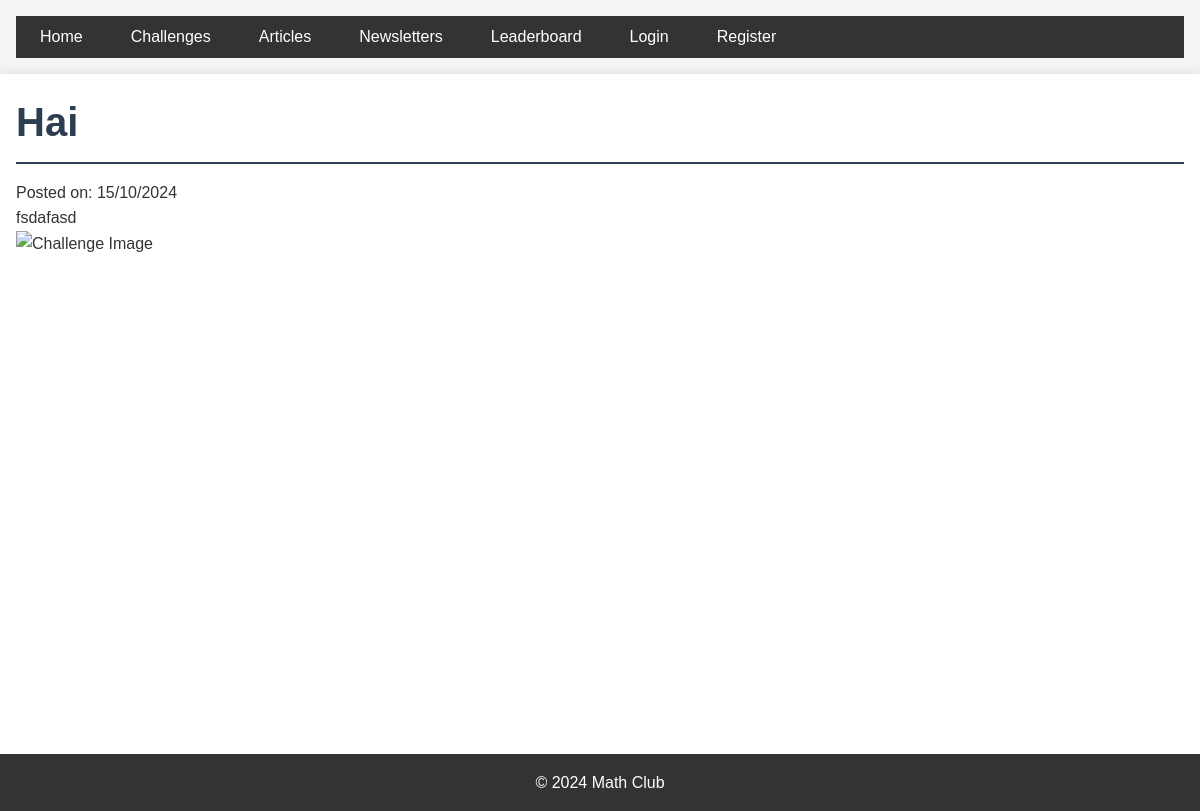
The page /challenge/2 on the database its author committed.
### app/models.py (models this page shows)
class Challenge(db.Model):
    id = db.Column(db.Integer, primary_key=True)
    file_url = db.Column(db.String(255))
    title = db.Column(db.String(100), nullable=False)
    content = db.Column(db.Text, nullable=False)
    date_posted = db.Column(db.DateTime, nullable=False, default=datetime.utcnow)

### app/main/routes.py (the view)
@bp.route('/challenge/<int:id>')
def challenge(id):
    challenge = Challenge.query.get_or_404(id)
    return render_template('main/challenge.html', title=challenge.title, challenge=challenge)

### app/templates/main/challenge.html
{% extends "base.html" %}
{% block content %}
    <article>
        <h1>{{ challenge.title }}</h1>
        <p>Posted on: {{ challenge.date_posted.strftime('%d/%m/%Y') }}</p>
        <div>{{ challenge.content | safe }}</div>
        {% if challenge.file_url %}
        <div>
            <img src="{{ url_for('admin.uploaded_files', id=challenge.id) }}" alt="Challenge Image" style="max-width: 100%; height: auto;">
        </div>
        {% endif %}
    </article>
{% endblock %}

### app/static/css/main.css (style rules this page uses)
* { margin: 0; padding: 0; box-sizing: border-box; }
body { font-family: Arial, sans-serif; line-height: 1.6; color: #333; background-color: #f4f4f4; }
h1, h2, h3 { margin-bottom: 1rem; color: #2c3e50; }
h1 { font-size: 2.5rem; border-bottom: 2px solid #2c3e50; padding-bottom: 0.5rem; }

### rows shown on the page
Challenge: title "Hai", date_posted "15/10/2024", content "fsdafasd"
